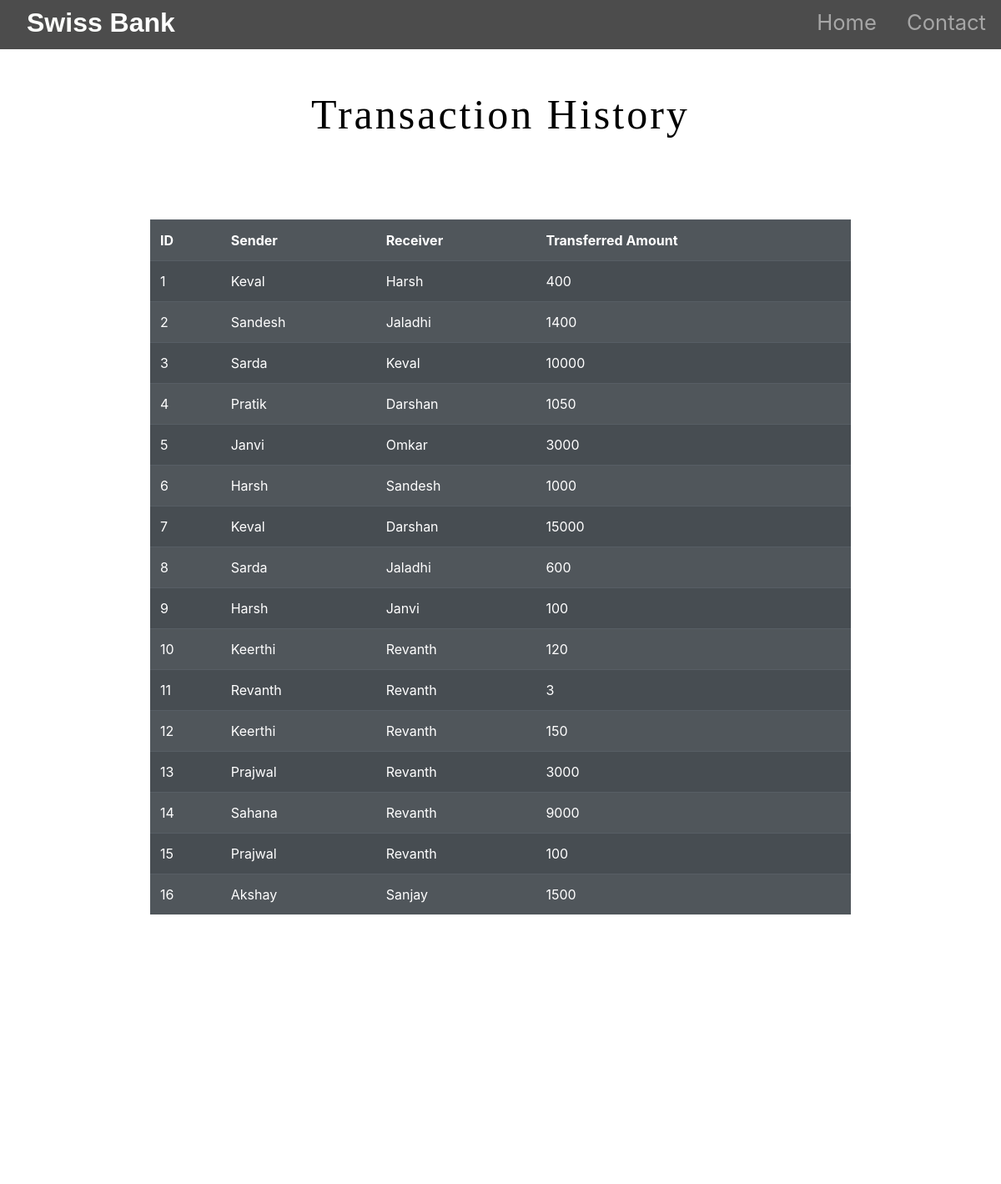
The page /history.php on the database its author committed.
### tables this page shows
CREATE TABLE `history` (
  `his_id` int(11) NOT NULL,
  `sender` varchar(255) NOT NULL,
  `reciever` varchar(255) NOT NULL,
  `amount` bigint(20) NOT NULL
);

### history.php (the view, shortened to what this page needs)
<!DOCTYPE html>
<html lang="en">
<head>
  <link rel="stylesheet" href="https://stackpath.bootstrapcdn.com/bootstrap/4.5.2/css/bootstrap.min.css"
>
  <link rel="stylesheet" type="text/css" href="styles.css">
</head>
<body>
  <div id="title">
    <nav id="navbar" class="navbar navbar-expand-lg navbar-dark ">
      <a id="navbar-brand" href="index.php">Swiss<span>  Bank</span></a>
      <div class="collapse navbar-collapse" id="navbarTogglerDemo01">
        <ul class="navbar-nav ml-auto">
          <li class="nav-item">
            <a class="nav-link" href="index.php">Home</a>
          </li>
          <li class="nav-item">
            <a class="nav-link" href="#footer">Contact</a>
          </li>
        </ul>
      </div>
    </nav>
  </div>
  <?php
 echo '<h1 class="intro"><center>Transaction History</center></h1>';
 echo '<table class=" listtable table-dark table  table-striped table-hover mt-5"  style="opacity: 0.9; width: 70%; margin: auto;">
 <tr>
     <th>ID</th>
     <th>Sender</th>
     <th>Receiver</th>
     <th>Transferred Amount</th>
 </tr>';
    $server = "localhost";
    $username = "root";
    $password = "root";
    $database = "bank";
    $con = mysqli_connect($server, $username, $password, $database);
     $sql = "SELECT his_id,sender,reciever,amount FROM history;";
        $result=mysqli_query($con,$sql);
        while($row=mysqli_fetch_array($result)){
            echo '<tr>
            <td>'.$row["his_id"].'</td>
            <td>'.$row["sender"].'</td>
            <td>'.$row["reciever"].'</td>
            <td>'.$row["amount"].'</td>
        </tr>';
          }
 echo'</table>';
?><br>
</body>
<footer id="footer">
  <i class="social-icon fas fa-phone-square-alt"></i>
  <i class="social-icon fab fa-twitter-square"></i>
  <i class="social-icon fas fa-envelope-square"></i>
  <p>© Copyright 2021 Swiss Bank</p>
</footer>
</html>

### styles.css (style rules this page uses)
#title { background: rgba(0,0,0,0.7); }
#navbar { padding: 0 0 5px; }
#navbar-brand { text-decoration: none; color:#fdfffc; font-family: sans-serif; font-size: 2rem; font-weight: bold; padding-left: 2rem; }
span { color:white; }
.nav-item { padding: 0 10px; }
.nav-link { font-size: 1.6rem; }
.intro { text-align: center; font-size: 50px; letter-spacing: 3px; font-family: 'sans-serif'; position: relative; padding:4% 8%; color:black; }
#footer { margin-top: 200px; padding: 5% auto; text-align: center; color: white; font-size: 25px; }
.social-icon { margin: 10px 5px; color: white; }

### history.php (style rules this page uses)
body { background-image: url("img/4.jpg"); background-size: cover; height: 100%; width: 100%; background-repeat: no-repeat; background-attachment: fixed; }

### rows shown on the page
history: his_id "1", sender "Keval", reciever "Harsh", amount "400"
history: his_id "2", sender "Sandesh", reciever "Jaladhi", amount "1400"
history: his_id "3", sender "Sarda", reciever "Keval", amount "10000"
history: his_id "4", sender "Pratik", reciever "Darshan", amount "1050"
history: his_id "5", sender "Janvi", reciever "Omkar", amount "3000"
history: his_id "6", sender "Harsh", reciever "Sandesh", amount "1000"
history: his_id "7", sender "Keval", reciever "Darshan", amount "15000"
history: his_id "8", sender "Sarda", reciever "Jaladhi", amount "600"
history: his_id "9", sender "Harsh", reciever "Janvi", amount "100"
history: his_id "10", sender "Keerthi", reciever "Revanth", amount "120"
history: his_id "11", sender "Revanth", reciever "Revanth", amount "3"
history: his_id "12", sender "Keerthi", reciever "Revanth", amount "150"
history: his_id "13", sender "Prajwal", reciever "Revanth", amount "3000"
history: his_id "14", sender "Sahana", reciever "Revanth", amount "9000"
history: his_id "15", sender "Prajwal", reciever "Revanth", amount "100"
history: his_id "16", sender "Akshay", reciever "Sanjay", amount "1500"
